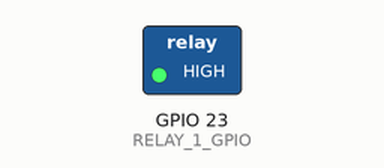
A program run on a simulated Raspberry Pi (BCM pin numbers). Parts: switched loads named in the program (green lamp = pin HIGH).

Above: at 1.0 s.
At 12.0 s:
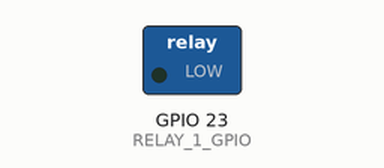
Timing chart, 0 to 28.6 s (numbered marks = the images above):
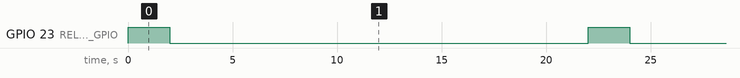

Measured:
- by itself, GPIO 23 (RELAY_1_GPIO): alternates HIGH for 2.0 s and LOW for 20.0 s

The program:

control.py
```python
import time

import RPi.GPIO as GPIO

GPIO.setmode(GPIO.BCM)  # GPIO Numbers instead of board numbers
RELAY_1_GPIO = 23
while True:
    GPIO.setup(RELAY_1_GPIO, GPIO.OUT)  # GPIO Assign mode
    GPIO.output(RELAY_1_GPIO, GPIO.LOW)  # turns off
    GPIO.output(RELAY_1_GPIO, GPIO.HIGH)  # turns on
    time.sleep(2)                         # wait 2 sec
    GPIO.output(RELAY_1_GPIO, GPIO.LOW)  # turns off
    time.sleep(20)                      # wait 20 sec
```
